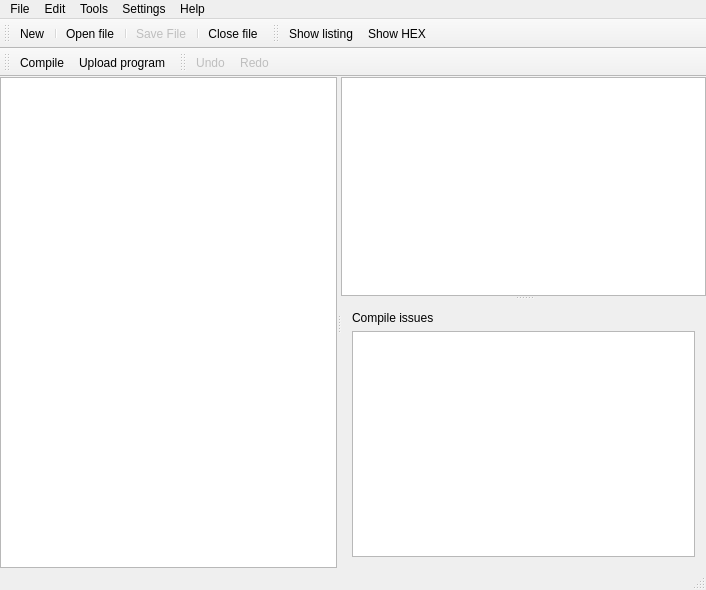
<?xml version="1.0" encoding="UTF-8"?>
<ui version="4.0">
 <class>MainWindow</class>
 <widget class="QMainWindow" name="MainWindow">
  <property name="geometry">
   <rect>
    <x>0</x>
    <y>0</y>
    <width>706</width>
    <height>590</height>
   </rect>
  </property>
  <property name="contextMenuPolicy">
   <enum>Qt::NoContextMenu</enum>
  </property>
  <property name="windowTitle">
   <string notr="true">RD2prog</string>
  </property>
  <property name="windowIcon">
   <iconset resource="icons.qrc">
    <normaloff>:/icons/icon.png</normaloff>:/icons/icon.png</iconset>
  </property>
  <property name="locale">
   <locale language="English" country="UnitedStates"/>
  </property>
  <widget class="QWidget" name="centralWidget">
   <layout class="QGridLayout" name="gridLayout">
    <property name="margin">
     <number>0</number>
    </property>
    <item row="0" column="0">
     <widget class="QSplitter" name="splitter">
      <property name="orientation">
       <enum>Qt::Horizontal</enum>
      </property>
      <widget class="MyTreeView" name="treeView">
       <property name="editTriggers">
        <set>QAbstractItemView::NoEditTriggers</set>
       </property>
       <property name="alternatingRowColors">
        <bool>true</bool>
       </property>
       <property name="rootIsDecorated">
        <bool>false</bool>
       </property>
       <property name="itemsExpandable">
        <bool>false</bool>
       </property>
       <property name="expandsOnDoubleClick">
        <bool>false</bool>
       </property>
       <attribute name="headerVisible">
        <bool>true</bool>
       </attribute>
       <attribute name="headerHighlightSections">
        <bool>false</bool>
       </attribute>
       <attribute name="headerStretchLastSection">
        <bool>true</bool>
       </attribute>
       <attribute name="headerVisible">
        <bool>true</bool>
       </attribute>
       <attribute name="headerHighlightSections">
        <bool>false</bool>
       </attribute>
       <attribute name="headerStretchLastSection">
        <bool>true</bool>
       </attribute>
      </widget>
      <widget class="QSplitter" name="splitter_2">
       <property name="orientation">
        <enum>Qt::Vertical</enum>
       </property>
       <widget class="MyTextEdit" name="textEdit">
        <property name="font">
         <font>
          <family>Courier New</family>
         </font>
        </property>
       </widget>
       <widget class="QWidget" name="layoutWidget">
        <layout class="QVBoxLayout" name="verticalLayout">
         <item>
          <widget class="QLabel" name="label">
           <property name="text">
            <string>Compile issues</string>
           </property>
          </widget>
         </item>
         <item>
          <widget class="QTreeView" name="treeViewCompileIssues">
           <property name="alternatingRowColors">
            <bool>true</bool>
           </property>
           <property name="rootIsDecorated">
            <bool>false</bool>
           </property>
           <property name="itemsExpandable">
            <bool>false</bool>
           </property>
           <property name="wordWrap">
            <bool>true</bool>
           </property>
           <property name="expandsOnDoubleClick">
            <bool>false</bool>
           </property>
          </widget>
         </item>
        </layout>
       </widget>
      </widget>
     </widget>
    </item>
   </layout>
  </widget>
  <widget class="QMenuBar" name="menuBar">
   <property name="geometry">
    <rect>
     <x>0</x>
     <y>0</y>
     <width>706</width>
     <height>21</height>
    </rect>
   </property>
   <widget class="QMenu" name="menuFile">
    <property name="title">
     <string>File</string>
    </property>
    <addaction name="actionNew"/>
    <addaction name="separator"/>
    <addaction name="actionOpen_File"/>
    <addaction name="actionRecent_Files"/>
    <addaction name="separator"/>
    <addaction name="actionSave_All_Files"/>
    <addaction name="separator"/>
    <addaction name="actionSave_File"/>
    <addaction name="actionSave_File_As"/>
    <addaction name="separator"/>
    <addaction name="actionClose_File"/>
    <addaction name="actionClose_All_Files"/>
    <addaction name="separator"/>
    <addaction name="actionExit"/>
   </widget>
   <widget class="QMenu" name="menuHelp">
    <property name="title">
     <string>Help</string>
    </property>
    <addaction name="actionAbout"/>
    <addaction name="actionAbout_Qt"/>
   </widget>
   <widget class="QMenu" name="menuBuild">
    <property name="title">
     <string>Tools</string>
    </property>
    <addaction name="actionCompile"/>
    <addaction name="separator"/>
    <addaction name="actionUpload_program"/>
    <addaction name="separator"/>
    <addaction name="actionFull_chip_erase"/>
   </widget>
   <widget class="QMenu" name="menuEdit">
    <property name="title">
     <string>Edit</string>
    </property>
    <addaction name="actionUndo"/>
    <addaction name="actionRedo"/>
    <addaction name="separator"/>
    <addaction name="actionCut"/>
    <addaction name="actionCopy"/>
    <addaction name="actionPaste"/>
    <addaction name="actionDelete"/>
    <addaction name="separator"/>
    <addaction name="actionSelect_All"/>
   </widget>
   <widget class="QMenu" name="menuSettings">
    <property name="title">
     <string>Settings</string>
    </property>
    <addaction name="actionSelect_Font"/>
    <addaction name="separator"/>
    <addaction name="actionSettings"/>
   </widget>
   <addaction name="menuFile"/>
   <addaction name="menuEdit"/>
   <addaction name="menuBuild"/>
   <addaction name="menuSettings"/>
   <addaction name="menuHelp"/>
  </widget>
  <widget class="QToolBar" name="mainToolBar">
   <property name="contextMenuPolicy">
    <enum>Qt::NoContextMenu</enum>
   </property>
   <property name="toolButtonStyle">
    <enum>Qt::ToolButtonTextUnderIcon</enum>
   </property>
   <attribute name="toolBarArea">
    <enum>TopToolBarArea</enum>
   </attribute>
   <attribute name="toolBarBreak">
    <bool>false</bool>
   </attribute>
   <addaction name="actionNew"/>
   <addaction name="separator"/>
   <addaction name="actionOpen_File"/>
   <addaction name="separator"/>
   <addaction name="actionSave_File"/>
   <addaction name="separator"/>
   <addaction name="actionClose_File"/>
  </widget>
  <widget class="QStatusBar" name="statusBar">
   <property name="contextMenuPolicy">
    <enum>Qt::NoContextMenu</enum>
   </property>
  </widget>
  <widget class="QToolBar" name="toolBarShow">
   <property name="windowTitle">
    <string>toolBar</string>
   </property>
   <property name="toolButtonStyle">
    <enum>Qt::ToolButtonTextUnderIcon</enum>
   </property>
   <attribute name="toolBarArea">
    <enum>TopToolBarArea</enum>
   </attribute>
   <attribute name="toolBarBreak">
    <bool>false</bool>
   </attribute>
   <addaction name="actionShow_Listing"/>
   <addaction name="actionShow_HEX"/>
  </widget>
  <widget class="QToolBar" name="toolBar">
   <property name="windowTitle">
    <string>toolBar</string>
   </property>
   <property name="toolButtonStyle">
    <enum>Qt::ToolButtonTextUnderIcon</enum>
   </property>
   <attribute name="toolBarArea">
    <enum>TopToolBarArea</enum>
   </attribute>
   <attribute name="toolBarBreak">
    <bool>true</bool>
   </attribute>
   <addaction name="actionCompile"/>
   <addaction name="actionUpload_program"/>
  </widget>
  <widget class="QToolBar" name="toolBarEdit">
   <property name="windowTitle">
    <string>toolBar_2</string>
   </property>
   <property name="toolButtonStyle">
    <enum>Qt::ToolButtonTextUnderIcon</enum>
   </property>
   <attribute name="toolBarArea">
    <enum>TopToolBarArea</enum>
   </attribute>
   <attribute name="toolBarBreak">
    <bool>false</bool>
   </attribute>
   <addaction name="actionUndo"/>
   <addaction name="actionRedo"/>
  </widget>
  <action name="actionNew">
   <property name="icon">
    <iconset resource="icons.qrc">
     <normaloff>:/icons/file-new.png</normaloff>:/icons/file-new.png</iconset>
   </property>
   <property name="text">
    <string>New</string>
   </property>
  </action>
  <action name="actionOpen_File">
   <property name="icon">
    <iconset resource="icons.qrc">
     <normaloff>:/icons/file-open.png</normaloff>:/icons/file-open.png</iconset>
   </property>
   <property name="text">
    <string>Open file</string>
   </property>
  </action>
  <action name="actionUndo">
   <property name="enabled">
    <bool>false</bool>
   </property>
   <property name="icon">
    <iconset resource="icons.qrc">
     <normaloff>:/icons/edit-undo.png</normaloff>:/icons/edit-undo.png</iconset>
   </property>
   <property name="text">
    <string>Undo</string>
   </property>
  </action>
  <action name="actionRedo">
   <property name="enabled">
    <bool>false</bool>
   </property>
   <property name="icon">
    <iconset resource="icons.qrc">
     <normaloff>:/icons/edit-redo.png</normaloff>:/icons/edit-redo.png</iconset>
   </property>
   <property name="text">
    <string>Redo</string>
   </property>
  </action>
  <action name="actionCut">
   <property name="icon">
    <iconset resource="icons.qrc">
     <normaloff>:/icons/edit-cut.png</normaloff>:/icons/edit-cut.png</iconset>
   </property>
   <property name="text">
    <string>Cut</string>
   </property>
  </action>
  <action name="actionCopy">
   <property name="icon">
    <iconset resource="icons.qrc">
     <normaloff>:/icons/edit-copy.png</normaloff>:/icons/edit-copy.png</iconset>
   </property>
   <property name="text">
    <string>Copy</string>
   </property>
  </action>
  <action name="actionPaste">
   <property name="icon">
    <iconset resource="icons.qrc">
     <normaloff>:/icons/edit-paste.png</normaloff>:/icons/edit-paste.png</iconset>
   </property>
   <property name="text">
    <string>Paste</string>
   </property>
  </action>
  <action name="actionDelete">
   <property name="icon">
    <iconset resource="icons.qrc">
     <normaloff>:/icons/edit-delete.png</normaloff>:/icons/edit-delete.png</iconset>
   </property>
   <property name="text">
    <string>Delete</string>
   </property>
  </action>
  <action name="actionSelect_All">
   <property name="icon">
    <iconset resource="icons.qrc">
     <normaloff>:/icons/edit-select-all.png</normaloff>:/icons/edit-select-all.png</iconset>
   </property>
   <property name="text">
    <string>Select all</string>
   </property>
   <property name="toolTip">
    <string>Select all</string>
   </property>
  </action>
  <action name="actionRecent_Files">
   <property name="icon">
    <iconset resource="icons.qrc">
     <normaloff>:/icons/file-open-recent.png</normaloff>:/icons/file-open-recent.png</iconset>
   </property>
   <property name="text">
    <string>Recent files</string>
   </property>
  </action>
  <action name="actionSettings">
   <property name="icon">
    <iconset resource="icons.qrc">
     <normaloff>:/icons/settings-serial-port-settings.png</normaloff>:/icons/settings-serial-port-settings.png</iconset>
   </property>
   <property name="text">
    <string>Settings</string>
   </property>
   <property name="toolTip">
    <string>Settings</string>
   </property>
  </action>
  <action name="actionSave_File">
   <property name="enabled">
    <bool>false</bool>
   </property>
   <property name="icon">
    <iconset resource="icons.qrc">
     <normaloff>:/icons/file-save.png</normaloff>:/icons/file-save.png</iconset>
   </property>
   <property name="text">
    <string>Save File</string>
   </property>
  </action>
  <action name="actionSave_All_Files">
   <property name="enabled">
    <bool>false</bool>
   </property>
   <property name="icon">
    <iconset resource="icons.qrc">
     <normaloff>:/icons/file-save-all.png</normaloff>:/icons/file-save-all.png</iconset>
   </property>
   <property name="text">
    <string>Save all files</string>
   </property>
  </action>
  <action name="actionSave_File_As">
   <property name="icon">
    <iconset resource="icons.qrc">
     <normaloff>:/icons/file-save-as.png</normaloff>:/icons/file-save-as.png</iconset>
   </property>
   <property name="text">
    <string>Save file as...</string>
   </property>
  </action>
  <action name="actionClose_File">
   <property name="icon">
    <iconset resource="icons.qrc">
     <normaloff>:/icons/file-close.png</normaloff>:/icons/file-close.png</iconset>
   </property>
   <property name="text">
    <string>Close file</string>
   </property>
  </action>
  <action name="actionClose_All_Files">
   <property name="text">
    <string>Close all files</string>
   </property>
  </action>
  <action name="actionExit">
   <property name="icon">
    <iconset resource="icons.qrc">
     <normaloff>:/icons/file-exit.png</normaloff>:/icons/file-exit.png</iconset>
   </property>
   <property name="text">
    <string>Quit</string>
   </property>
  </action>
  <action name="actionSelect_Font">
   <property name="icon">
    <iconset resource="icons.qrc">
     <normaloff>:/icons/settings-select-font.png</normaloff>:/icons/settings-select-font.png</iconset>
   </property>
   <property name="text">
    <string>Select font</string>
   </property>
  </action>
  <action name="actionClear_recent_files">
   <property name="text">
    <string>Clear recent files</string>
   </property>
  </action>
  <action name="actionCompile">
   <property name="text">
    <string>Compile</string>
   </property>
  </action>
  <action name="actionUpload_program">
   <property name="text">
    <string>Upload program</string>
   </property>
   <property name="toolTip">
    <string>Upload program</string>
   </property>
  </action>
  <action name="actionShow_Listing">
   <property name="text">
    <string>Show listing</string>
   </property>
  </action>
  <action name="actionShow_HEX">
   <property name="text">
    <string>Show HEX</string>
   </property>
  </action>
  <action name="actionAbout">
   <property name="text">
    <string>About</string>
   </property>
  </action>
  <action name="actionAbout_Qt">
   <property name="text">
    <string>About Qt</string>
   </property>
  </action>
  <action name="actionFull_chip_erase">
   <property name="text">
    <string>Full chip erase</string>
   </property>
  </action>
 </widget>
 <layoutdefault spacing="6" margin="11"/>
 <customwidgets>
  <customwidget>
   <class>MyTreeView</class>
   <extends>QTreeView</extends>
   <header>MyTreeView.h</header>
  </customwidget>
  <customwidget>
   <class>MyTextEdit</class>
   <extends>QPlainTextEdit</extends>
   <header>MyTextEdit.h</header>
  </customwidget>
 </customwidgets>
 <resources>
  <include location="icons.qrc"/>
 </resources>
 <connections>
  <connection>
   <sender>actionCopy</sender>
   <signal>triggered()</signal>
   <receiver>textEdit</receiver>
   <slot>copy()</slot>
   <hints>
    <hint type="sourcelabel">
     <x>-1</x>
     <y>-1</y>
    </hint>
    <hint type="destinationlabel">
     <x>486</x>
     <y>174</y>
    </hint>
   </hints>
  </connection>
  <connection>
   <sender>actionCut</sender>
   <signal>triggered()</signal>
   <receiver>textEdit</receiver>
   <slot>cut()</slot>
   <hints>
    <hint type="sourcelabel">
     <x>-1</x>
     <y>-1</y>
    </hint>
    <hint type="destinationlabel">
     <x>486</x>
     <y>174</y>
    </hint>
   </hints>
  </connection>
  <connection>
   <sender>actionPaste</sender>
   <signal>triggered()</signal>
   <receiver>textEdit</receiver>
   <slot>paste()</slot>
   <hints>
    <hint type="sourcelabel">
     <x>-1</x>
     <y>-1</y>
    </hint>
    <hint type="destinationlabel">
     <x>486</x>
     <y>174</y>
    </hint>
   </hints>
  </connection>
  <connection>
   <sender>actionRedo</sender>
   <signal>triggered()</signal>
   <receiver>textEdit</receiver>
   <slot>redo()</slot>
   <hints>
    <hint type="sourcelabel">
     <x>-1</x>
     <y>-1</y>
    </hint>
    <hint type="destinationlabel">
     <x>486</x>
     <y>174</y>
    </hint>
   </hints>
  </connection>
  <connection>
   <sender>actionSelect_All</sender>
   <signal>triggered()</signal>
   <receiver>textEdit</receiver>
   <slot>selectAll()</slot>
   <hints>
    <hint type="sourcelabel">
     <x>-1</x>
     <y>-1</y>
    </hint>
    <hint type="destinationlabel">
     <x>486</x>
     <y>174</y>
    </hint>
   </hints>
  </connection>
  <connection>
   <sender>actionUndo</sender>
   <signal>triggered()</signal>
   <receiver>textEdit</receiver>
   <slot>undo()</slot>
   <hints>
    <hint type="sourcelabel">
     <x>-1</x>
     <y>-1</y>
    </hint>
    <hint type="destinationlabel">
     <x>486</x>
     <y>174</y>
    </hint>
   </hints>
  </connection>
 </connections>
</ui>
